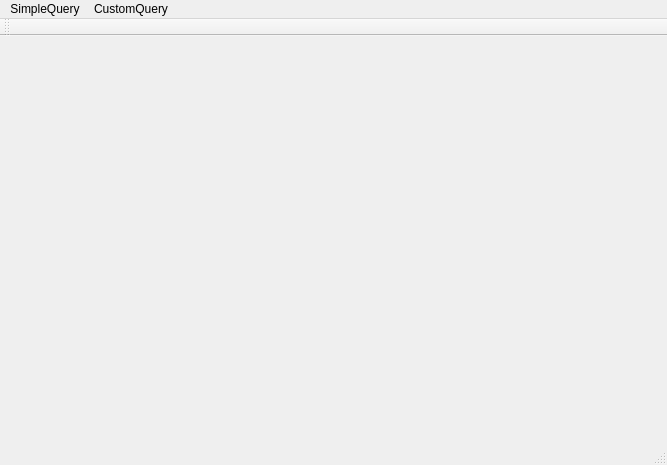
<?xml version="1.0" encoding="UTF-8"?>
<ui version="4.0">
 <class>MainWindow</class>
 <widget class="QMainWindow" name="MainWindow">
  <property name="geometry">
   <rect>
    <x>0</x>
    <y>0</y>
    <width>667</width>
    <height>465</height>
   </rect>
  </property>
  <property name="windowTitle">
   <string>MainWindow</string>
  </property>
  <widget class="QWidget" name="centralWidget"/>
  <widget class="QMenuBar" name="menuBar">
   <property name="geometry">
    <rect>
     <x>0</x>
     <y>0</y>
     <width>667</width>
     <height>22</height>
    </rect>
   </property>
   <widget class="QMenu" name="menuSimpleQUERY">
    <property name="title">
     <string>SimpleQuery</string>
    </property>
   </widget>
   <widget class="QMenu" name="menuCustomQuery">
    <property name="title">
     <string>CustomQuery</string>
    </property>
   </widget>
   <addaction name="menuSimpleQUERY"/>
   <addaction name="menuCustomQuery"/>
  </widget>
  <widget class="QToolBar" name="mainToolBar">
   <attribute name="toolBarArea">
    <enum>TopToolBarArea</enum>
   </attribute>
   <attribute name="toolBarBreak">
    <bool>false</bool>
   </attribute>
  </widget>
  <widget class="QStatusBar" name="statusBar"/>
 </widget>
 <layoutdefault spacing="6" margin="11"/>
 <resources/>
 <connections/>
</ui>
